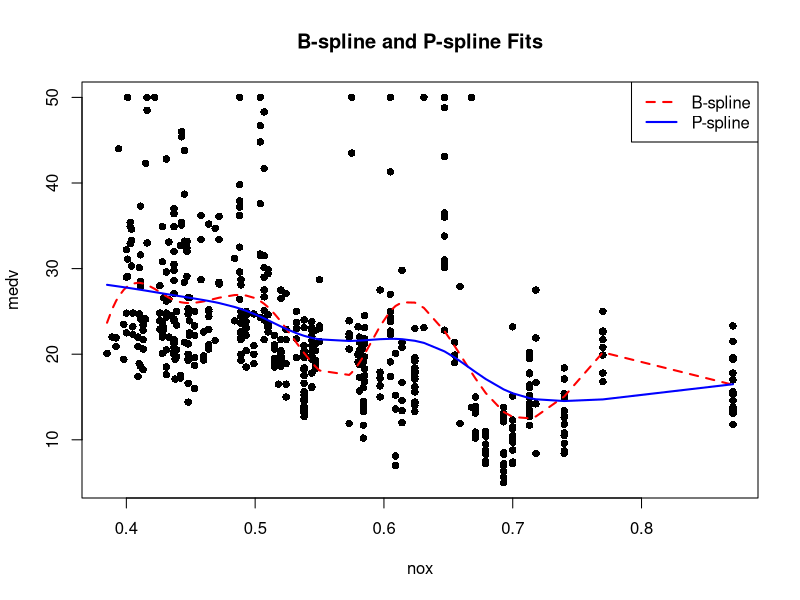

Generate this figure with R: (Note: this script raises an error after producing the figure.)
# Load necessary libraries
library(splines)  # For B-spline functions
library(MASS)     # For the Boston dataset

# Set the random seed
set.seed(4060)

# Prepare the data
x <- Boston$nox
y <- Boston$medv

knots <- quantile(x, probs = c(0.15, 0.40, 0.60, 0.70, 0.85))
print("Knots at quantiles:")
print(knots)

bspline_fit <- lm(y ~ bs(x, knots = knots))

coefficients <- coef(bspline_fit)
print("B-spline Coefficient Estimates:")
print(coefficients)

#b--------------------------
newx <- data.frame(x = c(0.4, 0.5, 0.6))
predictions_b <- predict(bspline_fit, newdata = newx)
print("Predicted y values from B-spline at new x values:")
print(data.frame(newx, Predicted_y = predictions_b))


#c)-----------------------------------------------------
set.seed(4060)
pspline_fit <- smooth.spline(x, y, cv = TRUE)
penalized_RSS <- pspline_fit$pen.crit
print(paste("P-spline Penalized Criterion (RSS):", round(penalized_RSS, 3)))

#ii)
# Plot the data
plot(x, y, col = "black", pch = 16, xlab = "nox", ylab = "medv", main = "B-spline and P-spline Fits")

# Order x values for smooth plotting
x_ordered <- order(x)
x_sorted <- x[x_ordered]

# B-spline predictions over the range of x
bspline_pred <- predict(bspline_fit, newdata = data.frame(x = x_sorted))

# P-spline predictions over the range of x
pspline_pred <- predict(pspline_fit, x = x_sorted)

# Add B-spline fit to the plot
lines(x_sorted, bspline_pred, col = "red", lwd = 2, lty = 2)

# Add P-spline fit to the plot
lines(x_sorted, pspline_pred$y, col = "blue", lwd = 2)

# Add legend
legend("topright", legend = c("B-spline", "P-spline"), col = c("red", "blue"), lty = c(2,1), lwd = 2)


#d-----------------------
# New x values
newx_values <- c(0.4, 0.5, 0.6)

# Generate predictions
predictions_p <- predict(pspline_fit, x = newx_values)

# Prepare data frame for comparison
comparison <- data.frame(
  x = newx_values,
  B_spline_Pred = predictions_b,
  P_spline_Pred = predictions_p$y
)

print("Comparison of Predicted y values at new x values:")
print(comparison)
#The predicted values from both models are similar but not identical.
#B-spline: The B-spline model uses fixed knots at specified quantiles, which may lead to more abrupt changes in the fitted curve.
#P-spline (Smoothing Spline): The P-spline model uses a smoothing parameter optimized via cross-validation, leading to a smoother fit that balances the trade-off between flexibility and overfitting.
#The slight differences in predictions reflect the different ways each model fits the data, with the P-spline generally providing a smoother estimate.



#e---------------------------------
set.seed(4060)
#create fold
n <- length(y)
K <- 5
folds <- sample(1:K, n, replace = TRUE)
predictions_cv <- numeric(n)

# Define RMSE function
RMSE <- function(actual, predicted) {
  sqrt(mean((actual - predicted)^2))
}

#cv
for (k in 1:K) {
  # Training and test indices
  train_indices <- which(folds != k)
  test_indices <- which(folds == k)
  
  # Training data
  x_train <- x[train_indices]
  y_train <- y[train_indices]
  
  # Test data
  x_test <- x[test_indices]
  y_test <- y[test_indices]
  
  # Fit the P-spline on training data
  pspline_cv_fit <- smooth.spline(x_train, y_train, cv = TRUE)
  
  # Generate predictions on test data
  predictions <- predict(pspline_cv_fit, x = x_test)$y
  
  # Store predictions
  predictions_cv[test_indices] <- predictions
  rmse[k] = RMSE(y_test,predictions)
}

# Define RMSE function
RMSE <- function(actual, predicted) {
  sqrt(mean((actual - predicted)^2))
}




#Alternate approach if p-spline can't be computed

folds <- sample(1:K, n, replace = TRUE)
predictions_lm <- numeric(n)
for (k in 1:K) {
  # Training and test indices
  train_indices <- which(folds != k)
  test_indices <- which(folds == k)
  
  # Training data
  x_train <- x[train_indices]
  y_train <- y[train_indices]
  
  # Test data
  x_test <- x[test_indices]
  y_test <- y[test_indices]
  
  # Fit linear model
  lm_cv_fit <- lm(y_train ~ x_train)
  
  # Generate predictions
  predictions <- predict(lm_cv_fit, newdata = data.frame(x_train = x_test))
  
  # Store predictions
  predictions_lm[test_indices] <- predictions
}

# Calculate RMSE
rmse_lm_cv <- RMSE(y, predictions_lm)
print(paste("5-Fold CV RMSE for Linear Model:", round(rmse_lm_cv, 3)))

#The P-spline model tends to provide a smoother fit to the data due to its smoothing parameter, which can result in better generalization performance as indicated by the lower RMSE compared to the linear model.
#Cross-validation is a valuable tool for assessing the predictive performance of a model and helps in selecting models that generalize well to unseen data.





#Alt alt approach


predictions_lm <- numeric(n)
rmse_aa = numeric(K)


R = 0
K = 5
errsR = NULL
folds = cut(1:n, K, labels=FALSE)

for(r in 1:R){
  # shuffle the dataset every time 
  # a k-fold CV is initiated:
  # (otherwise we re-use exactly the same
  # fold!!)
  is = sample(1:n,n)
  x = x[is]
  y = y[is]
  # then perform k-fold CV:
  for(k in 1:K){
    # Training and test indices
    train_indices <- which(folds != k)
    test_indices <- which(folds == k)
    
    # Training data
    x_train <- x[train_indices]
    y_train <- y[train_indices]
    
    # Test data
    x_test <- x[test_indices]
    y_test <- y[test_indices]
    
    # Fit linear model
    lm_cv_fit <- lm(y_train ~ x_train)
    
    # Generate predictions
    predictions <- predict(lm_cv_fit, newdata = data.frame(x_train = x_test) )
    
    # Store predictions
    predictions_lm[test_indices] <- predictions
    rmse_aa[k] = RMSE(y_test,predictions)
  }
}
mean(rmse_aa)

